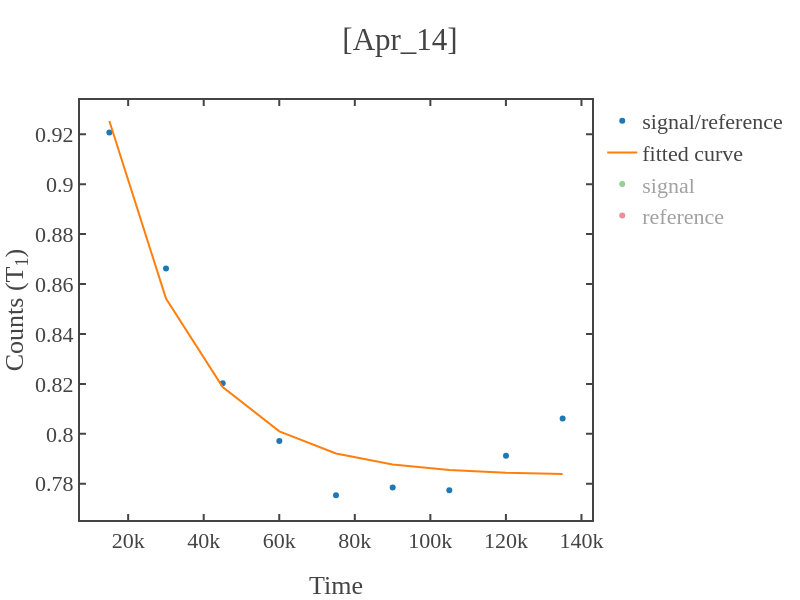

Notebook cell for this chart:
### Code cell
# loading the data 
load_data = dict(np.load(total_path))
time_axis,signal_photon,reference_samples,signal_samples = data_to_time_signal(load_data,samples,first=first_sig_ref)


x=time_axis[1:]
y=signal_photon[1:]
guess_parameters = np.array([0.7,1,50e3])  # input these paramters(serially) with your guess  
fitting_function = 'exp'   # y0+y_max*np.exp(-x/tau)
fitting_range = False   # for x-axis 

# fitting the data
x_fit,y_fit,coefficient,error_bars = fit_func(x,y,fit_range=fitting_range,func=fitting_function,guess_params=guess_parameters) 
if len(str(int(coefficient[2])))>7 or coefficient[2]<0:
    print('Fitted lifetime seems too long (more than 10ms) or negative.')
    print('If not expected for T1 exp, retry with increasing or decreasing the evolution time of the sequence.')
# plotting the data 
fig1 = simple_plot(x,y,show=False,x_name = "Time",y_name = "Counts (T<sub>1</sub>)",mode='markers',title=f'{date}',curve_name='signal/reference')
fig2 = simple_plot(x_fit,y_fit,show=False,x_name = "Time",y_name = "Counts (T<sub>1</sub>)",mode='lines',title=f'{date}',curve_name='fitted curve')
fig3 = simple_plot(x,signal_samples[1:],show=False,x_name = "Time",y_name = "Counts (T<sub>1</sub>)",mode='markers',title=f'{date}',curve_name='signal')
fig4 = simple_plot(x,reference_samples[1:],show=False,x_name = "Time",y_name = "Counts (T<sub>1</sub>)",mode='markers',title=f'{date}',curve_name='reference')

add_figures([fig1,fig2,fig3,fig4],show=True,x_name = "Time",y_name = "Counts (T<sub>1</sub>)",title=f'[{date}]')

### Figure 1 — Plotly figure (JSON) as saved in the notebook; plotly's stock layout.template omitted (floating-point values rounded to 4 significant figures)
{"data": [{"mode": "markers", "name": "signal/reference", "showlegend": true, "type": "scatter", "x": [15020, 30020, 45020, 60020, 75020, 90020, 105020, 120020, 135020], "y": [0.9207, 0.8662, 0.8203, 0.7971, 0.7754, 0.7786, 0.7774, 0.7912, 0.8061]}, {"mode": "lines", "name": "fitted curve", "showlegend": true, "type": "scatter", "x": [15020, 30020, 45020, 60020, 75020, 90020, 105020, 120020, 135020], "y": [0.9253, 0.8542, 0.8187, 0.801, 0.7922, 0.7877, 0.7855, 0.7844, 0.7839]}, {"mode": "markers", "name": "signal", "showlegend": true, "type": "scatter", "visible": "legendonly", "x": [15020, 30020, 45020, 60020, 75020, 90020, 105020, 120020, 135020], "y": [2.111, 2.074, 2.069, 2.086, 2.082, 2.101, 2.116, 2.162, 2.181]}, {"mode": "markers", "name": "reference", "showlegend": true, "type": "scatter", "visible": "legendonly", "x": [15020, 30020, 45020, 60020, 75020, 90020, 105020, 120020, 135020], "y": [2.293, 2.394, 2.523, 2.617, 2.684, 2.699, 2.723, 2.732, 2.705]}], "layout": {"height": 600, "title": {"text": "[Apr_14]"}, "width": 800, "xaxis": {"autorange": true, "range": [7250.0, 142800.0], "title": {"text": "Time"}, "type": "linear"}, "yaxis": {"autorange": true, "range": [0.7655, 0.9337], "title": {"text": "Counts (T<sub>1</sub>)"}, "type": "linear"}}}
